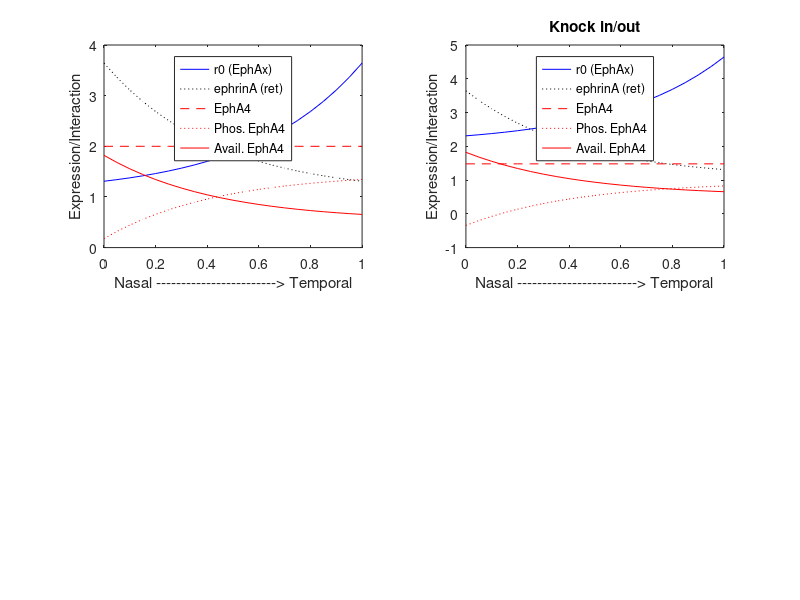

This figure's MATLAB source:
##
## Epha3/Epha4
##
figure(100); clf;

x = [0:0.05:1];
_exp = 0.26 .* exp (2.3.*x) + 1.05; % T exponential_expression (const T& x)
ephrinA = fliplr(_exp);
_r0 = _exp;

_epha4 = ones(1,length(ephrinA)) .* 2.0;
_p_epha4 = _epha4 - (0.5 .* ephrinA);

subplot(2,2,1);
plot (x, _r0, 'linestyle', '-', 'color', 'blue'); % exp for receptors on retina
hold on;
plot (x, ephrinA, 'linestyle', ':', 'color', 'black'); % ligands
plot (x, _epha4, 'linestyle', '--', 'color', 'red');
plot (x, _p_epha4, 'linestyle', ':', 'color', 'red');
plot (x, _epha4 - _p_epha4, 'linestyle', '-', 'color', 'red');
lg1 = legend (['r0 (EphAx)';'ephrinA (ret)';'EphA4';'Phos. EphA4';'Avail. EphA4'], 'Location','North');
strlbl = ['Nasal ------------------------> Temporal'];
xlabel(strlbl)
ylabel('Expression/Interaction')

# Ki/Kd
subplot(2,2,2);
_r0_ki = _r0 + 1.0;
_epha4_kd = _epha4 * 0.74;
_p_epha4 = _epha4_kd - (0.5 .* ephrinA);

plot (x, _r0_ki, 'linestyle', '-', 'color', 'blue'); % exp for receptors on retina
hold on;
plot (x, ephrinA, 'linestyle', ':', 'color', 'black'); % ligands
plot (x, _epha4_kd, 'linestyle', '--', 'color', 'red');
plot (x, _p_epha4, 'linestyle', ':', 'color', 'red');
plot (x, _epha4_kd - _p_epha4, 'linestyle', '-', 'color', 'red');
lg1 = legend (['r0 (EphAx)';'ephrinA (ret)';'EphA4';'Phos. EphA4';'Avail. EphA4'], 'Location','North');
strlbl = ['Nasal ------------------------> Temporal'];
xlabel(strlbl)
ylabel('Expression/Interaction')
title('Knock in/out');
